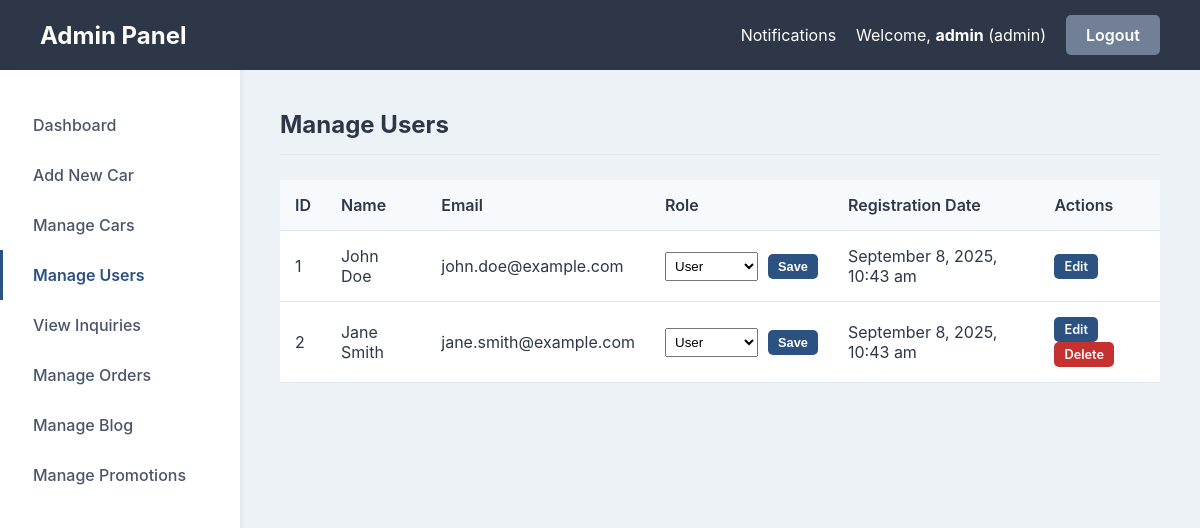
/Admin/manage_users.php (signed in), run on the app's committed database.
### tables this page shows
CREATE TABLE `users` (
  `id` int(11) NOT NULL AUTO_INCREMENT,
  `name` varchar(100) NOT NULL,
  `email` varchar(100) NOT NULL,
  `password` varchar(255) NOT NULL,
  `role` enum('user','moderator') NOT NULL DEFAULT 'user',
  `registration_date` timestamp NOT NULL DEFAULT current_timestamp(),
  PRIMARY KEY (`id`),
  UNIQUE KEY `email` (`email`)
);

### functions.php (called while the page is built, shortened)
<?php
function _e(?string $string): string {
    return htmlspecialchars($string ?? '', ENT_QUOTES, 'UTF-8');
}
function get_session_user(): ?array {
    if (isset($_SESSION['admin_id'])) {
        return ['id' => $_SESSION['admin_id'], 'role' => 'admin', 'name' => $_SESSION['admin_username'] ?? ''];
    }
    return null;
}
function is_admin_logged_in(): bool {
    $user = get_session_user();
    return $user && $user['role'] === 'admin';
}
?>

### Admin/manage_users.php (the view, shortened to what this page needs)
<?php
$page_title = 'Manage Users';
require_once 'partials/header.php';
$stmt = $pdo->query("SELECT id, name, email, role, registration_date FROM users ORDER BY registration_date DESC");
$users = $stmt->fetchAll();
?>
<div class="table-container">
    <table class="admin-table">
        <thead>
            <tr>
                <th>ID</th>
                <th>Name</th>
                <th>Email</th>
                <th>Role</th>
                <th>Registration Date</th>
                <th>Actions</th>
            </tr>
        </thead>
        <tbody>
            <?php if (empty($users)): ?>
                <tr>
                    <td colspan="6" style="text-align:center;">No registered users found.</td>
                </tr>
            <?php else: ?>
                <?php foreach ($users as $user): ?>
                    <tr>
                        <td><?= _e($user['id']) ?></td>
                        <td><?= _e($user['name']) ?></td>
                        <td><?= _e($user['email']) ?></td>
                        <td>
                            <?php if (is_admin_logged_in()): ?>
                                <form action="manage_users.php" method="POST" class="role-form">
                                    <select name="role" class="role-select">
                                        <option value="user" <?= $user['role'] == 'user' ? 'selected' : '' ?>>User</option>
                                    </select>
                                    <button type="submit" name="update_role" class="btn btn-sm">Save</button>
                                </form>
                            <?php else: ?>
                                <?= _e(ucfirst($user['role'])) ?>
                            <?php endif; ?>
                        </td>
                        <td><?= date("F j, Y, g:i a", strtotime($user['registration_date'])) ?></td>
                        <td class="actions">
                            <a href="edit_user.php?id=<?= $user['id'] ?>" class="btn btn-sm">Edit</a>
                            <?php if ($session_user['id'] != $user['id']): ?>
                                <a href="manage_users.php?action=delete&id=<?= $user['id'] ?>" class="btn btn-sm btn-danger" onclick="return confirm('Are you sure you want to delete this user? This will also delete all their messages.');">Delete</a>
                            <?php endif; ?>
                        </td>
                    </tr>
                <?php endforeach; ?>
            <?php endif; ?>
        </tbody>
    </table>
</div>
<?php
require_once 'partials/footer.php';
?>

### Admin/partials/header.php (shortened to what this page needs)
<?php
require_once __DIR__ . '/../../functions.php';
$session_user = get_session_user();
?>
<!DOCTYPE html>
<html lang="en">
<head>
    <link rel="stylesheet" href="style.css">
</head>
<body>
    <div class="admin-wrapper">
        <header class="admin-header">
            <h1>Admin Panel</h1>
            <div class="header-right">
                <?php
                    $notif_count = get_unread_notification_count($pdo, 1);
                ?>
                <a href="notifications.php" class="notif-link">Notifications <?php if($notif_count > 0) echo "<span class='notif-badge'>{$notif_count}</span>"; ?></a>
                <span>Welcome, <strong><?= _e($session_user['name']) ?></strong> (<?= _e($session_user['role']) ?>)</span>
                <a href="index.php?action=logout" class="btn btn-secondary">Logout</a>
            </div>
        </header>
        <div class="admin-main">
            <?php require_once __DIR__ . '/navigation.php'; ?>
            <section class="admin-content">
                <?php if (isset($page_title)): ?>
                    <h2><?= _e($page_title) ?></h2>
                <?php endif; ?>

### Admin/partials/navigation.php
<?php
$current_page = basename($_SERVER['SCRIPT_NAME']);
?>
<nav class="admin-nav">
    <ul>
        <li class="<?= ($current_page === 'index.php') ? 'active' : '' ?>">
            <a href="index.php">Dashboard</a>
        </li>
        <li class="<?= ($current_page === 'add_car.php' || $current_page === 'edit_car.php') ? 'active' : '' ?>">
            <a href="add_car.php">Add New Car</a>
        </li>
        <li class="<?= ($current_page === 'manage_cars.php') ? 'active' : '' ?>">
            <a href="manage_cars.php">Manage Cars</a>
        </li>
        <li class="<?= ($current_page === 'manage_users.php') ? 'active' : '' ?>">
            <a href="manage_users.php">Manage Users</a>
        </li>
        <li class="<?= ($current_page === 'messages.php') ? 'active' : '' ?>">
            <a href="messages.php">View Inquiries</a>
        </li>
        <li class="<?= ($current_page === 'manage_orders.php' || $current_page === 'view_order.php') ? 'active' : '' ?>">
            <a href="manage_orders.php">Manage Orders</a>
        </li>
        <li class="<?= ($current_page === 'manage_blog.php' || $current_page === 'edit_blog.php') ? 'active' : '' ?>">
            <a href="manage_blog.php">Manage Blog</a>
        </li>
        <li class="<?= ($current_page === 'manage_promotions.php' || $current_page === 'edit_promotion.php') ? 'active' : '' ?>">
            <a href="manage_promotions.php">Manage Promotions</a>
        </li>
    </ul>
</nav>

### Admin/partials/footer.php
            </section>
        </div>
    </div>
</body>
</html>

### Admin/style.css (style rules this page uses)
body { font-family: -apple-system, BlinkMacSystemFont, "Segoe UI", Roboto, "Helvetica Neue", Arial, sans-serif; background-color: #edf2f7; color: #2d3748; margin: 0; }
.btn { display: inline-block; padding: 10px 20px; border: none; border-radius: 5px; background-color: #2c5282; color: #fff; font-weight: 600; cursor: pointer; text-decoration: none; transition: background-color 0.2s; }
.btn-secondary { background-color: #718096; }
.btn-danger { background-color: #c53030; }
.admin-wrapper { display: flex; flex-direction: column; min-height: 100vh; }
.admin-header { display: flex; justify-content: space-between; align-items: center; padding: 0 40px; background-color: #2d3748; color: #fff; height: 70px; }
.admin-header h1 { font-size: 1.5rem; margin: 0; }
.admin-header .header-right { display: flex; align-items: center; gap: 20px; }
.notif-link { color: #fff; text-decoration: none; }
.admin-main { display: flex; flex: 1; }
.admin-nav { width: 240px; background-color: #fff; padding: 30px 0; box-shadow: 2px 0 5px rgba(0,0,0,0.05); }
.admin-nav ul { list-style: none; padding: 0; margin: 0; }
.admin-nav a { display: block; padding: 15px 30px; color: #4a5568; text-decoration: none; font-weight: 500; border-left: 3px solid transparent; }
.admin-nav li.active a { border-left-color: #2c5282; color: #2c5282; font-weight: 600; }
.admin-content { flex: 1; padding: 40px; }
.admin-content h2 { margin-top: 0; border-bottom: 1px solid #e2e8f0; padding-bottom: 15px; margin-bottom: 25px; }
.admin-table { width: 100%; border-collapse: collapse; background-color: #fff; box-shadow: 0 4px 6px rgba(0,0,0,0.05); }
.admin-table th, .admin-table td { padding: 15px; text-align: left; border-bottom: 1px solid #e2e8f0; }
.admin-table th { background-color: #f7fafc; font-weight: 600; }

### Admin/manage_users.php (style rules this page uses)
.btn-sm { padding: 5px 10px; font-size: 0.8rem; }
.table-container { overflow-x: auto; }
.role-form { display: flex; align-items: center; gap: 10px; }
.role-form select { padding: 5px; }

### data on the page
users: id "1", name "John Doe", email "john.doe@example.com", role "User", registration_date "September 8, 2025, 10:43 am"
users: id "2", name "Jane Smith", email "jane.smith@example.com", role "User", registration_date "September 8, 2025, 10:43 am"

### other printed values
_e($session_user['name']) "admin"
_e($session_user['role']) "admin"
_e($page_title) "Manage Users"
